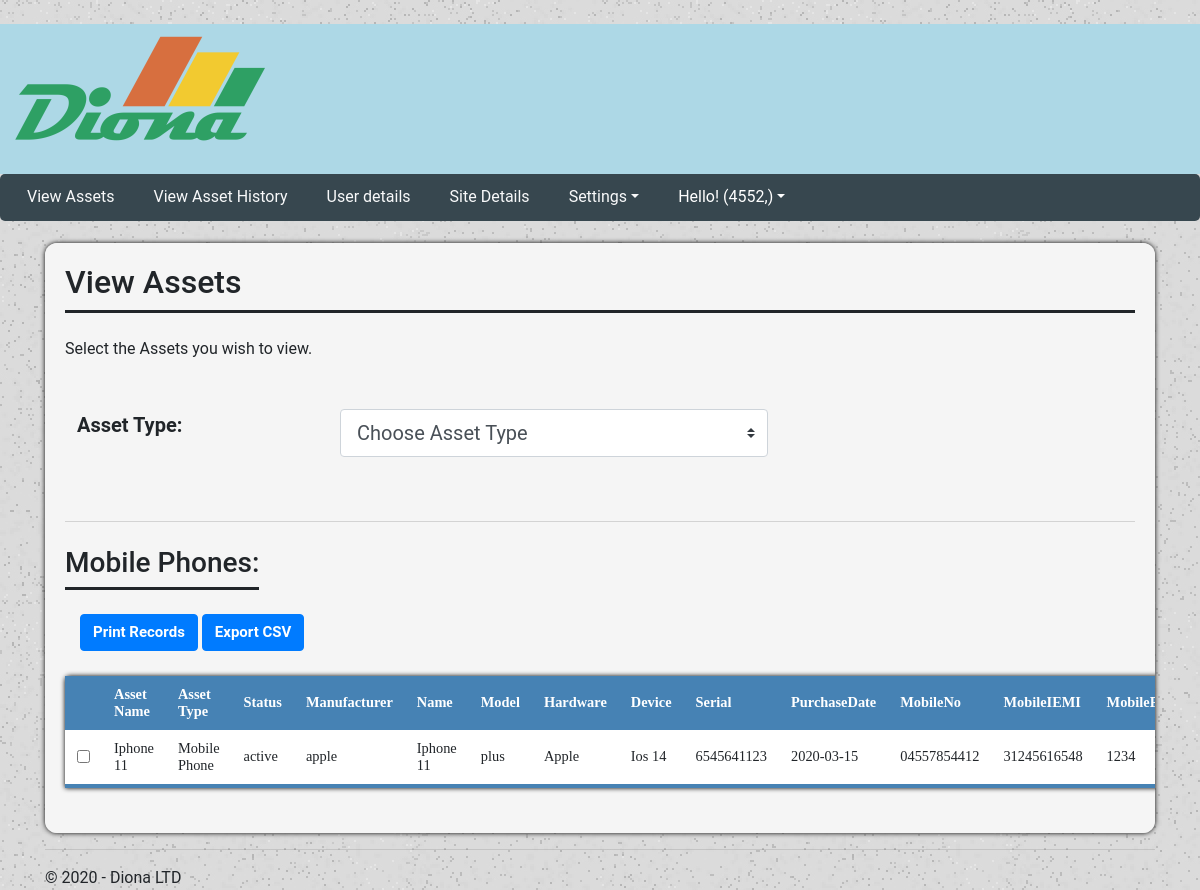
Screenshot of /adminview/mobile (signed in) with the database file from the repository.
### tables this page shows
CREATE TABLE `AssetType` (
                                            `assetType_id` integer,
                                            `assetType_name` TEXT NOT NULL,
                                            PRIMARY KEY (`assetType_id`));

CREATE TABLE `Asset` (
                                            `asset_id` integer,
                                            `assetType_id` integer NOT NULL,
                                            `asset_name` TEXT NOT NULL,
                                            PRIMARY KEY (`asset_id`)
                                            FOREIGN KEY (`assetType_id`) REFERENCES `AssetType` (`assetType_id`));

### EX1/views.py (the view)
@app.route('/adminview/mobile')
def admin_mobile():
    if 'loggedin' in session:
        types = dbHandler.getAllAssetType()
        conn = sqlite3.connect(r"diona.db")
        cur = conn.cursor()
        name_types = cur.execute("SELECT a.asset_id, a.asset_name , t.assetType_name, GROUP_CONCAT(d.key_value) FROM AssetDetails d, AssetType t INNER JOIN Asset a on a.asset_id = d.asset_id AND a.assetType_id = t.assetType_id WHERE t.assetType_name = 'Mobile Phone' GROUP BY a.asset_id")
        rows = name_types.fetchall()
        results = [0 for x in range(len(rows))]
        for x in range(len(rows)):
            results[x] = rows[x][3].split(',')
        cur2 = conn.cursor()
        details_keys = cur2.execute("SELECT a.asset_id, a.asset_name, GROUP_CONCAT(d.key_name) FROM AssetDetails d, AssetType t INNER JOIN Asset a on a.asset_id = d.asset_id AND a.assetType_id = t.assetType_id WHERE t.assetType_name = 'Mobile Phone' GROUP BY a.asset_id")
        return render_template('admin_mobile.html',
                                username=session['id'],
                                title='Admin View',
                                rows = rows,
                                res = results,
                                keys = details_keys.fetchall()[0][2].split(','),
                                type = types,
                                year=datetime.now().year)
    return redirect(url_for('login'))

### EX1/models.py (called while the page is built)
def create_connection(db_file):
    conn = None
    try:
        conn = sqlite3.connect(db_file)
    except Error as e:
        print(e)
    return conn

def getAllAssetType():
    con = create_connection("diona.db")
    try:
        with con:
            cur = con.cursor()
            cur.execute("SELECT DISTINCT assetType_name FROM AssetType")
            rows = cur.fetchall()
            return rows
    except sqlite3.IntegrityError:
        print ("couldn't add data")
    con.close()

### EX1/templates/admin_mobile.html (shortened to what this page needs)
﻿{% extends "layout_admin.html" %}
{% block content %}
<div class="viewContainer">
    <div class="siteHeader">
        <h2>View Assets</h2>
    </div>
    <br>
    <p>Select the Assets you wish to view.</p>
    <br>
    <div class="row">
        <div class="col-3" style="justify-content: center;">
            <label class="col-form-label col-form-label-lg" for="searchBox1"><strong>Asset Type:</strong></label>
        </div>
        <div class="col-5" style="justify-content: center;">
            <select class="custom-select custom-select-lg mb-3" id="searchBox1" onchange="location = this.value;">
                <option selected>Choose Asset Type</option>
            </select>
        </div>
    </div>
    <br>
    <br>
    <div id="loginUserview"></div>
    <br>
    <div class="container" style="overflow-x:auto;">
        <div class="row">
            <div class="siteHeader">
                <h3>Mobile Phones:</h3>
            </div>
        </div>
        <br>
        <button class="btn btn-primary" onclick="printRecords()">Print Records</button>
        <button id="export" class="btn btn-primary" data-export="export">Export CSV</button>
    </div>
    <table class="view-table" id="tableView">
        <thead>
            <tr>
                <th scope="row"></th>
                <th> Asset Name </th>
                <th> Asset Type </th>
                {%  for x in keys: %}
                <th> {{ x }} </th>
                {% endfor %}
            </tr>
        </thead>
        {%  for row in range(rows|length): %}
        <tbody>
            <tr>
                <td><input type="checkbox" id="checkBx" name="row-check" value="{{ rows[row][0] }}"></td>
                <td>{{ rows[row][1] }}</td>
                <td>{{ rows[row][2] }}</td>
                {%  for x in res[row]: %}
                <td>{{ x }}</td>
                {% endfor %}
            </tr>
        </tbody>
        {% endfor %}
    </table>
</div>
{% endblock %}

### EX1/templates/layout_admin.html (shortened to what this page needs)
﻿<!DOCTYPE html>
<html>
<head>
    <link rel="stylesheet" href="https://stackpath.bootstrapcdn.com/bootstrap/4.4.1/css/bootstrap.min.css"
>
    <link rel="stylesheet" href="https://cdnjs.cloudflare.com/ajax/libs/font-awesome/4.7.0/css/font-awesome.min.css">
    <link rel="stylesheet" href="{{url_for('static',filename = 'styles.css')}}">
</head>
<body>
    <div class="navcontainerwrapper">
        <div class="topnavcontainer">
            <div class="topnavlogo">
                <a href="{{ url_for('home')}}">
                    <img id="output" name="logo" alt="Logo" src="{{url_for('static',filename = 'image/logo.png')}}" />
                </a>
            </div>
        </div>
        <div class="subnavcontainer">
            <div class="subnavheader">
                <ul class="nav">
                    <li class="nav-item">
                        <a class="nav-link text-light " href="{{ url_for('adminview') }}" tabindex="-1">View Assets</a>
                    </li>
                    <li class="nav-item">
                        <a class="nav-link text-light" href="{{ url_for('view_history') }}" tabindex="-1">View Asset History</a>
                    </li>
                    <li class="nav-item">
                        <a class="nav-link text-light" href="{{ url_for('view_users') }}" tabindex="-1">User details</a>
                    </li>
                    <li class="nav-item">
                        <a class="nav-link text-light" href="{{ url_for('site_all_details') }}" tabindex="-1">Site Details</a>
                    </li>
                    <li class="nav-item dropdown">
                        <a class="nav-link dropdown-toggle text-light" href="#" id="navbarDropdownMenu"
                           data-toggle="dropdown" aria-haspopup="true" aria-expanded="false">Settings</a>
                    </li>
                    <li class="nav-item dropdown">
                        <a class="nav-link dropdown-toggle" href="#" id="navbarDropdownMenu" data-toggle="dropdown"
                           aria-haspopup="true" aria-expanded="false"> Hello! {{username}}</a>
                    </li>
                </ul>
            </div>
        </div>
    </div>
    <div class="container body-content">
        {% block content %}{% endblock %}
        <hr />
        <footer>
            <p>&copy; {{ year }} - Diona LTD</p>
        </footer>
    </div>
</body>
</html>

### EX1/static/styles.css (style rules this page uses)
body { font-family: Roboto, Arial, sans-serif; background-image: url('/static/image/boxed-bg.jpg'); margin: 0; height: 100%; }
.navcontainerwrapper { box-sizing: border-box; font-family: Roboto, Arial, sans-serif; font-size: 14px; line-height: 1.5; }
.topnavcontainer { background-color: #ADD8E6; height: 150px; overflow: auto; margin-bottom: 0; border-top: 0px; }
.topnavlogo { margin-left: 15px; position: relative; float: left; font-size: 30px; font-family: Roboto, Arial, sans-serif; }
.nav ul, .nav li, .nav a { list-style: none; margin: 0; padding: 0; border: 0; line-height: 1; font-family: 'Roboto', sans-serif; }
.nav { border-radius: 5px; width: auto; zoom: 1; background: #37474F; padding: 5px 10px; border-radius: 5px; }
.nav li { text-align: center; margin: 0 5px 0 0; border: 1px solid transparent; }
.nav li a { border-radius: 5px; padding: 8px 15px 9px 15px; display: block; text-decoration: none; color: #ffffff; border: 1px solid transparent; font-size: 16px; }
.siteHeader { text-align: left; font-family: Roboto, Arial, sans-serif; font-size: 14px; border-bottom: 3px solid #212529; color: #212529; }
.viewContainer { background-color: #F5F5F5; justify-content: center; padding: 20px; margin-top: 2%; border-bottom: 2%; box-shadow: 0 0 5px rgba(0, 0, 0, 15); border-radius: 12px; overflow-x: auto; }
.btn { font-size: 15px; font-weight: bold; }
.row:after { content: ""; display: table; clear: both; }
label { padding-top: 12px; padding-right: 12px; padding-left: 12px; display: inline-block; }
input[type= text], [type= email], select, textarea { width: 100%; padding: 12px; margin: 8px 0; display: inline-block; border: 1px solid #ccc; border-radius: 4px; box-sizing: border-box; resize: vertical; }
.view-table { border-collapse: collapse; margin: 25px 0px; font-size: 0.9em; min-width: 400px; border-radius: 5px 5px 0 0; box-shadow: 0 0 5px rgba(0, 0, 0, 15); font-family: Calibri; }
.view-table thead tr { background-color: #4682B4; color: white; font-weight: bold; }
.view-table thead th { text-align: left; }
.view-table th, .view-table td { padding: 10px 12px; }
.view-table tbody tr { border-bottom: 1px solid #dddddd; }
.view-table tbody:last-of-type { border-bottom: 4px solid #4682B4; }
.view-table tbody { background-color: #f3f3f3; }
.view-table tbody:nth-child(2n) { background-color: white; }
#loginUserview { border-top: lightgrey 1px solid; text-align: center; }

### rows the page displays
AssetType: assetType_name "Mobile Phone", x "active" "apple" "Iphone 11" "plus" "Apple" "Ios 14" "6545641123" "2020-03-15" "04557854412" "31245616548" "1234"
Asset: asset_name "Iphone 11"

### other values shown
{{ username }} "(4552,)"
{{ x }} "Status" "Manufacturer" "Name" "Model" "Hardware" "Device" "Serial" "PurchaseDate" "MobileNo" "MobileIEMI"
